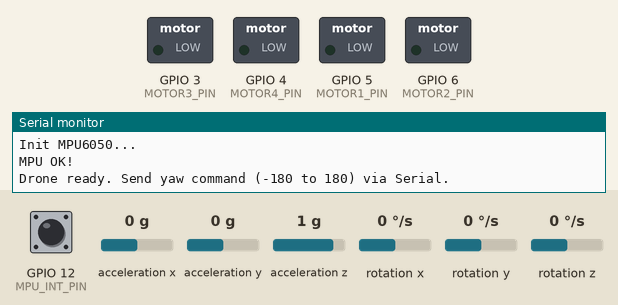
A sketch run on a simulated ESP32-S2. On the bench: switched loads named in the sketch (green lamp = pin HIGH), the last lines printed to the serial monitor. Inputs (shaded band) come from the test bench; at power-on: GPIO 12 (MPU_INT_PIN) HIGH, acceleration x 0 g, acceleration y 0 g, acceleration z 1 g, rotation x 0 °/s, rotation y 0 °/s, rotation z 0 °/s.

Above: at 2.2 s.
2.3 s: GPIO 12 (MPU_INT_PIN) pulled LOW for 0.15 s
At 3.5 s:
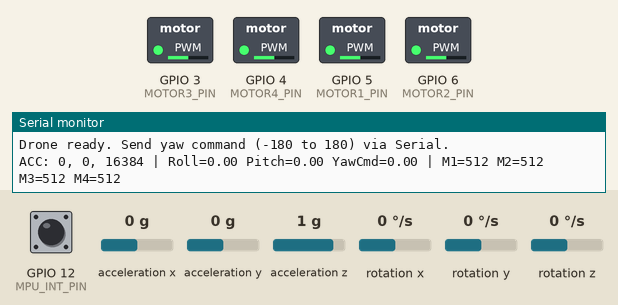
Timing chart, 0 to 5.3 s (numbered marks = the images above; inputs shaded):
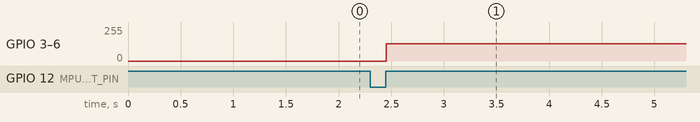

Measured:
- after the input at 2.3 s, GPIO 3 (MOTOR3_PIN), GPIO 4 (MOTOR4_PIN), GPIO 5 (MOTOR1_PIN), GPIO 6 (MOTOR2_PIN): 0/255 → 128/255 after 0.15 s

The sketch:

xyz_yaw0.ino
```cpp
#include <Arduino.h>
#include <Wire.h>
#include "MPU6050.h"

// --- MPU6050 ---
MPU6050 mpu(0x68);
#define MPU_INT_PIN 12
volatile bool mpuReady = false;

// --- Motor pins ---
#define MOTOR1_PIN 5
#define MOTOR2_PIN 6
#define MOTOR3_PIN 3
#define MOTOR4_PIN 4

// --- PWM setup ---
int pwmFreq = 500;        // Hz
int pwmResolution = 10;   // 10-bit → 0-1023
int ch1 = 0, ch2 = 1, ch3 = 2, ch4 = 3;
int pwmMax = (1 << pwmResolution) - 1;

// --- Motor speeds ---
int motorSpeed[4] = {0,0,0,0};

// --- PID parameters ---
float Kp=1.0, Ki=0.0, Kd=0.1;
float Kp_yaw=1.0, Ki_yaw=0.0, Kd_yaw=0.05;

// --- PID variables ---
float rollSet=0, pitchSet=0, yawSet=0;
float rollInput=0, pitchInput=0, yawInput=0;
float rollOutput=0, pitchOutput=0, yawOutput=0;
float rollErrorPrev=0, pitchErrorPrev=0, yawErrorPrev=0;
float rollIntegral=0, pitchIntegral=0, yawIntegral=0;

// --- User yaw command ---
float yawCommand = 0; // chỉ thay đổi khi người dùng gửi lệnh

// --- Interrupt ---
void IRAM_ATTR mpuDataReady() { mpuReady = true; }

// --- Set motor PWM ---
void setMotor(int ch, int speed){
  speed = constrain(speed,0,pwmMax);
  ledcWrite(ch,speed);
}

// --- Stop all motors ---
void stopAllMotors(){
  for(int i=0;i<4;i++) motorSpeed[i]=0;
  setMotor(ch1,0); setMotor(ch2,0);
  setMotor(ch3,0); setMotor(ch4,0);
}

// --- Simple PID ---
float computePID(float setpoint, float input, float &integral, float &prevError, float KpVal, float KiVal, float KdVal){
  float error = setpoint - input;
  integral += error * 0.01;           // dt=10ms
  float derivative = (error - prevError)/0.01;
  prevError = error;
  return KpVal*error + KiVal*integral + KdVal*derivative;
}

void setup() {
  Serial.begin(115200);
  delay(1000);

  // --- I2C ---
  Wire.begin(11,10);
  Wire.setClock(400000);

  Serial.println("Init MPU6050...");
  mpu.initialize();
  if(!mpu.testConnection()) Serial.println("MPU ERROR!");
  else Serial.println("MPU OK!");

  // --- Enable Data Ready Interrupt ---
  mpu.setIntDataReadyEnabled(true);

  // --- Motor PWM ---
  ledcSetup(ch1,pwmFreq,pwmResolution);
  ledcSetup(ch2,pwmFreq,pwmResolution);
  ledcSetup(ch3,pwmFreq,pwmResolution);
  ledcSetup(ch4,pwmFreq,pwmResolution);
  ledcAttachPin(MOTOR1_PIN,ch1);
  ledcAttachPin(MOTOR2_PIN,ch2);
  ledcAttachPin(MOTOR3_PIN,ch3);
  ledcAttachPin(MOTOR4_PIN,ch4);

  stopAllMotors();

  // --- INT pin ---
  pinMode(MPU_INT_PIN, INPUT_PULLUP);
  attachInterrupt(digitalPinToInterrupt(MPU_INT_PIN), mpuDataReady, RISING);

  Serial.println("Drone ready. Send yaw command (-180 to 180) via Serial.");
}

void loop() {
  // --- đọc lệnh yaw từ Serial ---
  if(Serial.available()){
    int t = Serial.parseInt();
    if(t >= -180 && t <= 180) yawCommand = t;
  }

  if(mpuReady){
    int16_t ax, ay, az, gx, gy, gz;
    mpu.getMotion6(&ax,&ay,&az,&gx,&gy,&gz);

    // --- Normalize accel to angles ---
    rollInput = atan2(ay,az) * 57.3;
    pitchInput = atan2(-ax,az) * 57.3;

    // --- Yaw: tích hợp gyro (chỉ khi có lệnh) ---
    float dt = 0.01;
    yawInput += 0; // không tự tích lũy
    yawOutput = computePID(yawCommand, yawInput, yawIntegral, yawErrorPrev, Kp_yaw, Ki_yaw, Kd_yaw);

    // --- PID Roll/Pitch ---
    rollOutput = computePID(rollSet, rollInput, rollIntegral, rollErrorPrev, Kp, Ki, Kd);
    pitchOutput = computePID(pitchSet, pitchInput, pitchIntegral, pitchErrorPrev, Kp, Ki, Kd);

    // --- Motor mixing (4 motors + yaw) ---
    motorSpeed[0] = constrain(512 + rollOutput - pitchOutput + yawOutput, 0, pwmMax); // M1
    motorSpeed[1] = constrain(512 - rollOutput - pitchOutput - yawOutput, 0, pwmMax); // M2
    motorSpeed[2] = constrain(512 - rollOutput + pitchOutput + yawOutput, 0, pwmMax); // M3
    motorSpeed[3] = constrain(512 + rollOutput + pitchOutput - yawOutput, 0, pwmMax); // M4

    setMotor(ch1, motorSpeed[0]);
    setMotor(ch2, motorSpeed[1]);
    setMotor(ch3, motorSpeed[2]);
    setMotor(ch4, motorSpeed[3]);

    // --- Debug ---
    Serial.print("ACC: "); Serial.print(ax); Serial.print(", "); Serial.print(ay); Serial.print(", "); Serial.print(az);
    Serial.print(" | Roll="); Serial.print(rollInput); Serial.print(" Pitch="); Serial.print(pitchInput); Serial.print(" YawCmd="); Serial.print(yawCommand);
    Serial.print(" | M1="); Serial.print(motorSpeed[0]);
    Serial.print(" M2="); Serial.print(motorSpeed[1]);
    Serial.print(" M3="); Serial.print(motorSpeed[2]);
    Serial.print(" M4="); Serial.println(motorSpeed[3]);

    mpuReady = false;
  }
}
```
